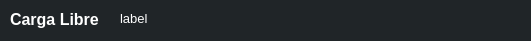
    <widget class="QFrame" name="frame_55">
     <property name="geometry">
      <rect>
       <x>10</x>
       <y>370</y>
       <width>531</width>
       <height>41</height>
      </rect>
     </property>
     <property name="styleSheet">
      <string notr="true">border-radius: 10px;
background-color: rgb(32, 37, 40);</string>
     </property>
     <property name="frameShape">
      <enum>QFrame::StyledPanel</enum>
     </property>
     <property name="frameShadow">
      <enum>QFrame::Raised</enum>
     </property>
     <widget class="QFrame" name="frame_56">
      <property name="geometry">
       <rect>
        <x>240</x>
        <y>70</y>
        <width>481</width>
        <height>71</height>
       </rect>
      </property>
      <property name="styleSheet">
       <string notr="true">border-radius: 10px;</string>
      </property>
      <property name="frameShape">
       <enum>QFrame::StyledPanel</enum>
      </property>
      <property name="frameShadow">
       <enum>QFrame::Raised</enum>
      </property>
     </widget>
     <widget class="QFrame" name="frame_57">
      <property name="geometry">
       <rect>
        <x>220</x>
        <y>40</y>
        <width>461</width>
        <height>61</height>
       </rect>
      </property>
      <property name="styleSheet">
       <string notr="true">border-radius: 10px;</string>
      </property>
      <property name="frameShape">
       <enum>QFrame::StyledPanel</enum>
      </property>
      <property name="frameShadow">
       <enum>QFrame::Raised</enum>
      </property>
      <widget class="QFrame" name="frame_58">
       <property name="geometry">
        <rect>
         <x>240</x>
         <y>70</y>
         <width>481</width>
         <height>71</height>
        </rect>
       </property>
       <property name="styleSheet">
        <string notr="true">border-radius: 10px;</string>
       </property>
       <property name="frameShape">
        <enum>QFrame::StyledPanel</enum>
       </property>
       <property name="frameShadow">
        <enum>QFrame::Raised</enum>
       </property>
      </widget>
     </widget>
     <widget class="QLabel" name="label_23">
      <property name="geometry">
       <rect>
        <x>10</x>
        <y>10</y>
        <width>94</width>
        <height>19</height>
       </rect>
      </property>
      <property name="font">
       <font>
        <family>Tahoma</family>
        <pointsize>12</pointsize>
        <weight>75</weight>
        <bold>true</bold>
       </font>
      </property>
      <property name="styleSheet">
       <string notr="true">color: rgb(255, 255, 255);
background-color: transparent;
</string>
      </property>
      <property name="text">
       <string>Carga Libre</string>
      </property>
     </widget>
     <widget class="QLabel" name="cargaLibre3Label">
      <property name="geometry">
       <rect>
        <x>120</x>
        <y>10</y>
        <width>401</width>
        <height>16</height>
       </rect>
      </property>
      <property name="font">
       <font>
        <family>Tahoma</family>
        <pointsize>10</pointsize>
        <weight>50</weight>
        <bold>false</bold>
       </font>
      </property>
      <property name="styleSheet">
       <string notr="true">color: rgb(255, 255, 255);
background-color: transparent;
</string>
      </property>
      <property name="text">
       <string>label</string>
      </property>
     </widget>
    </widget>
